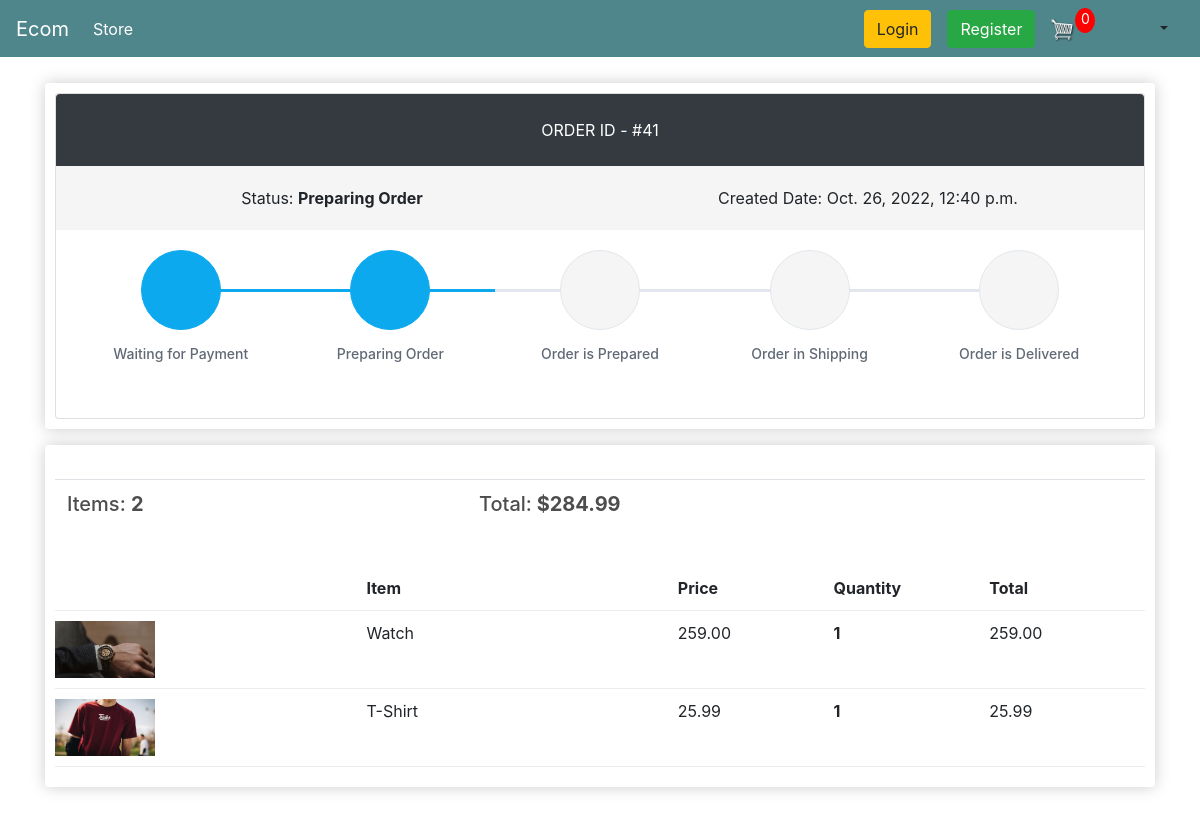
/order-details/41, run on the app's committed database.
### store/models.py (models this page shows, shortened)
class Order(models.Model):
    STATUS_CHOICES = (
        (0, 'Waiting for Payment'),
        (1, 'Preparing Order'),
        (2, 'Order is Prepared'),
        (3, 'Order in Shipping'),
        (4, 'Order is Delivered'),
        (5, 'Cancelled')
    )
    PAYMENT_OPTION_CHOICES = (
        ('Cash On Delivery', 'Cash On Delivery'),
        ('Bkash', 'Bkash'),
    )
    customer = models.ForeignKey(Customer, on_delete=models.SET_NULL, null=True, blank=True)
    order_status = models.IntegerField('Order Status', choices=STATUS_CHOICES, default=0)
    payment_option = models.CharField('Payment Options', choices=PAYMENT_OPTION_CHOICES, max_length=20, default='Cash On Delivery')
    created = models.DateTimeField('Created in', auto_now_add=True)
    modified = models.DateTimeField('Modified in', auto_now=True)
    transaction_id = models.CharField(max_length=100, null=True)
    class Meta:
        verbose_name = 'Order'
        ordering = ('-created',)
    @property
    def get_order_total(self):
        order_items = self.orderitem_set.all()
        total = sum([item.get_total for item in order_items])
        return total
    @property
    def get_number_of_items(self):
        order_items = self.orderitem_set.all()
        total = sum([item.quantity for item in order_items])
        return total

class OrderItem(models.Model):
    product = models.ForeignKey(Product, on_delete=models.SET_NULL, null=True, blank=True)
    order = models.ForeignKey(Order, on_delete=models.SET_NULL, null=True, blank=True)
    quantity = models.IntegerField(default=0, null=True, blank=True)
    date_added = models.DateTimeField(auto_now_add=True)
    def __str__(self) -> str:
        return f'OrderItem ID: {self.id}  ->   Name: {self.product.name}'
    @property
    def get_total(self):
        return self.quantity * self.product.price

class Product(models.Model):
    name = models.CharField(max_length=200, null=True)
    price = models.FloatField()
    discount_price = models.FloatField(default=0.0)
    digital = models.BooleanField(default=False, null=True, blank=True)
    image = models.ImageField(null=True, blank=True)
    order_limit = models.IntegerField(default=50)
    @property
    def imageURL(self):
        try:
            url = self.image.url
        except:
            url = ''
        return url

### customers/views.py (the view)
# urls.py: path('order-details/<int:pk>', customer_views.OrderDetailView.as_view(), name = 'order-details'),
class OrderDetailView(DetailView):
    login_required = True
    template_name: str = "customers/order-details.html"
    context_object_name: str = "order"
    model = Order
    def get_context_data(self,*args, **kwargs):
        context = super(OrderDetailView, self).get_context_data(*args,**kwargs)
        context['items'] = self.items
        context['noOfCartItems'] = self.noOfCartItems
        context['trackInfoList'] = self.trackInfoList
        return context
    def get(self, request, *args, **kwargs):
        self.cookieData = cartData(request = request)
        self.noOfCartItems = self.cookieData['noOfCartItems']
        self.order_id = self.kwargs.get('pk')
        self.items = OrderItem.objects.filter(order__id = self.order_id)
        orders = Order.objects.filter(id = self.order_id)
        self.trackInfoList = getTrackInfoList(orders[0].order_status)
        print(f'order_id = {self.order_id}  items = {self.items},  noOfCartItems = {self.noOfCartItems}')
        return super(OrderDetailView, self).get(request, *args, **kwargs)

### store/utils.py (called while the page is built, shortened)
def cookieCart(request):
    try:
        temp_cart = json.loads(request.COOKIES['cart'])
    except:
        temp_cart = {}
    print('temp_cart: ', temp_cart)
    items = []
    cart = {
        'get_cart_total': 0,
        'get_checked_item_count': 0,
        'shipping': False
    }
    noOfCartItems = 0
    return {
        'noOfCartItems': noOfCartItems,
        'cart': cart,
        'items': items
    }

def cartData(request):
    if request.user.is_authenticated:
        customer = request.user.customer
        cart, created = Cart.objects.get_or_create(customer = customer)
        items = cart.cartitem_set.all()
        noOfCartItems = cart.get_all_cart_item_count
    else:
        cookieData = cookieCart(request = request)
        noOfCartItems = cookieData['noOfCartItems']
        cart = cookieData['cart']
        items = cookieData['items']
    return {
        'noOfCartItems': noOfCartItems,
        'cart': cart,
        'items': items
    }

### templates/customers/order-details.html (shortened to what this page needs)
{% extends 'store/main.html' %}
{% load static %}
{% block content %}
    <div class="row">
        <div class="col-lg-12">
            <div class="box-element padding-bottom-3x mb-3 mt-3">
                <div class="card">
                  <div class="p-4 text-center text-white text-lg rounded-top" style="background-color:#343a40 !important"><span class="text-uppercase">Order ID - </span><span class="text-medium">#{{ order.id }}</span></div>
                  <div class="d-flex flex-wrap flex-sm-nowrap justify-content-between py-3 px-2 bg-order-overview" style="background-color:#f5f5f5">
                    <div class="w-100 text-center py-1 px-2"><span class="text-medium">Status:</span> <strong>{{ order.get_order_status_display }}</strong></div>
                    <div class="w-100 text-center py-1 px-2"><span class="text-medium">Created Date:</span> {{ order.created }}</div>
                  </div>
                  <div class="card-body">
                    <div class="steps d-flex flex-wrap flex-sm-nowrap justify-content-between padding-top-2x padding-bottom-1x">
                        {% for trackInfo in trackInfoList %}
                            {% if trackInfo.is_completed %}
                            <div class="step completed">
                            {% else %}
                            <div class="step">
                            {% endif %}
                                <div class="step-icon-wrap">
                                <div class="step-icon"><i class="{{ trackInfo.icon }}"></i></div>
                                </div>
                                <h4 class="step-title">{{ trackInfo.title }}</h4>
                            </div>
                        {% endfor%}
                    </div>
                  </div>
                </div>
            </div>
            <div class="box-element mb-5">
                <br>
                <table class="table">
                    <tr>
                        <th><h5>Items: <strong>{{ order.get_number_of_items }} </strong></h5></th>
                        <th><h5>Total:<strong> ${{order.get_order_total|floatformat:2}} </strong></h5></th>
                    </tr>
                </table>
                <br/>
                <div class="cart-row">
                    <div style="flex:2"></div>
                    <div style="flex:2"><strong>Item</strong></div>
                    <div style="flex:1"><strong>Price</strong></div>
                    <div style="flex:1"><strong>Quantity</strong></div>
                    <div style="flex:1"><strong>Total</strong></div>
                </div>
                {% for item in items %}
                    <div class="cart-row">
                        <div style="flex:2"><img class="row-image" src="{{item.product.imageURL}}"></div>
                        <div style="flex:2"><p>{{item.product.name}}</p></div>
                        <div style="flex:1"><p>{{item.product.price|floatformat:2}} </p></div>
                        <div style="flex:1">
                            <p class="quantity">{{item.quantity}}</p>
                        </div>
                        <div style="flex:1"><p>{{item.get_total|floatformat:2}} </p></div>
                    </div>
                {% endfor %}
            </div>
        </div>
    </div>
    <link rel="stylesheet" type="text/css" href="{% static 'css/order-details.css' %}">
    <link rel="stylesheet" href="https://cdn.jsdelivr.net/npm/pixeden-stroke-7-icon@1.2.3/pe-icon-7-stroke/dist/pe-icon-7-stroke.min.css">
    <link href="https://cdn.jsdelivr.net/npm/bootstrap@4.4.1/dist/css/bootstrap.min.css" rel="stylesheet">
{% endblock content %}

### static/css/main.css (style rules this page uses)
body { background-color: hsl(0, 0%, 98%); }
h1,h2,h3,h4,h5,h6 { color:hsl(0, 0%, 30%); }
.box-element { box-shadow:hsl(0, 0%, 80%) 0 0 16px; background-color: #fff; border-radius: 4px; padding: 10px; }
.col-lg-4, .col-lg-6, .col-lg-8, .col-lg-12 { margin-top: 10px; }
.row-image { width: 100px; }
.cart-row { display: flex; align-items: flex-stretch; padding-bottom: 10px; margin-bottom: 10px; border-bottom: 1px solid #ececec; }
.quantity { display: inline-block; font-weight: 700; padding-right:10px; }

### static/css/order-details.css (style rules this page uses)
.steps .step { display: block; width: 100%; margin-bottom: 35px; text-align: center }
.steps .step .step-icon-wrap { display: block; position: relative; width: 100%; height: 80px; text-align: center }
.steps .step .step-icon-wrap::before, .steps .step .step-icon-wrap::after { display: block; position: absolute; top: 50%; width: 50%; height: 3px; margin-top: -1px; background-color: #e1e7ec; content: ''; z-index: 1 }
.steps .step .step-icon-wrap::before { left: 0 }
.steps .step .step-icon-wrap::after { right: 0 }
.steps .step .step-icon { display: inline-block; position: relative; width: 80px; height: 80px; border: 1px solid #e1e7ec; border-radius: 50%; background-color: #f5f5f5; color: #374250; font-size: 38px; line-height: 81px; z-index: 5 }
.steps .step .step-title { margin-top: 16px; margin-bottom: 0; color: #606975; font-size: 14px; font-weight: 500 }
.steps .step:first-child .step-icon-wrap::before { display: none }
.steps .step:last-child .step-icon-wrap::after { display: none }
.steps .step.completed .step-icon-wrap::before, .steps .step.completed .step-icon-wrap::after { background-color: #0da9ef }
.steps .step.completed .step-icon { border-color: #0da9ef; background-color: #0da9ef; color: #fff }
.bg-faded, .bg-order-overview { background-color: #f5f5f5 !important; }

### data on the page
Order: id "41", order_status "Preparing Order", created "Oct. 26, 2022, 12:40 p.m.", get_number_of_items "2", get_order_total "284.99"
OrderItem: product.imageURL (picture), product.name "Watch", product.price "259.00", quantity "1", get_total "259.00"
OrderItem: product.imageURL (picture), product.name "T-Shirt", product.price "25.99", quantity "1", get_total "25.99"

### other printed values
{{ noOfCartItems }} "0"
{{ trackInfo.title }} "Waiting for Payment" "Preparing Order" "Order is Prepared" "Order in Shipping" "Order is Delivered"
